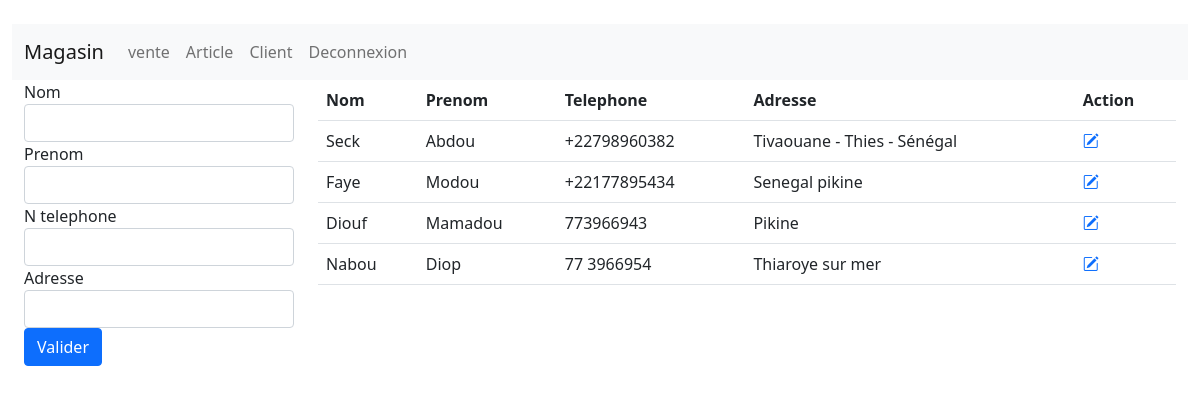
The app's page /vue/client.php with its own data.
### tables this page shows
CREATE TABLE IF NOT EXISTS `client` (
  `id` int NOT NULL AUTO_INCREMENT,
  `nom` varchar(30) NOT NULL,
  `prenom` varchar(30) NOT NULL,
  `telephone` varchar(30) NOT NULL,
  `adresse` varchar(50) NOT NULL,
  PRIMARY KEY (`id`)
);

### model/function.php (called while the page is built, shortened)
<?php include "connexion.php";
function getClients($id=null) {
    if (!empty($id)) {
        $sql = "SELECT * FROM client WHERE id=?";
        $req = $GLOBALS['connexion']->prepare($sql);
        $req->execute(array($id));
        return $req->fetch();
    }else{
        $sql = "SELECT * FROM client";
        $req = $GLOBALS['connexion']->prepare($sql);
        $req->execute();
        return $req->fetchAll();
    }
}

### vue/client.php (the view, shortened to what this page needs)
<?php
include  "header.php";
include_once "../model/function.php";
?>
  <?php include "menu.php" ?>
  <div class="col-3">
  <form action="<?= !empty($_GET['id']) ? "../model/modifClient.php" : "../model/ajoutClient.php"  ?>" method="post">
  <div class="form-group">
    <label for="nom_article">Nom</label>
    <input value="<?= !empty($_GET['id']) ? $client['nom'] : "" ?>" type="text" class="form-control" id="nom   " name="nom">
  </div>
  <div class="form-group">
    <label for="nom_article">Prenom</label>
    <input value="<?= !empty($_GET['id']) ? $client['prenom'] : "" ?>" type="text" class="form-control" id="prenom" name="prenom">
  </div>
  <div class="form-group">
    <label for="telephone">N telephone</label>
    <input value="<?= !empty($_GET['id']) ? $client['telephone'] : "" ?>" type="text" class="form-control" id="telephone" name="telephone">
  </div>
  <div class="form-group">
    <label for="adresse">Adresse </label>
    <input value="<?= !empty($_GET['id']) ? $client['adresse'] : "" ?>" type="text" class="form-control" id="adresse" name="adresse">
  </div>
  <button class="btn btn-primary" type="submit">Valider</button>
</form>
  </div>
  <div class="col-9">
  <table class="table">
                <tr>
                    <th scope="col">Nom</th>
                    <th scope="col">Prenom</th>
                    <th scope="col">Telephone</th>
                    <th scope="col">Adresse</th>
                    <th scope="col">Action</th>
                </tr>
                <?php
                    $client =  getClients();
                    if (!empty($client) && is_array($client)) {
                        foreach ($client as $key => $value){
                            ?>
                                <tr>
                                    <td><?= $value['nom']; ?></td>
                                    <td><?= $value['prenom']; ?></td>
                                    <td><?= $value['telephone']; ?></td>
                                    <td><?= $value['adresse']; ?></td>
                                    <td><a href="?id=<?= $value['id']; ?>"><i class="bi bi-pencil-square"></i></a></td>
                                </tr>
                            <?php
                        }
                    }
                ?>
            </table>
  </div>
</div>
</div>
<?php include_once "footer.php" ?>

### records on screen
client: nom "Seck", prenom "Abdou", telephone "+22798960382", adresse "Tivaouane - Thies - Sénégal"
client: nom "Faye", prenom "Modou", telephone "+22177895434", adresse "Senegal pikine"
client: nom "Diouf", prenom "Mamadou", telephone "773966943", adresse "Pikine"
client: nom "Nabou", prenom "Diop", telephone "77 3966954", adresse "Thiaroye sur mer"
